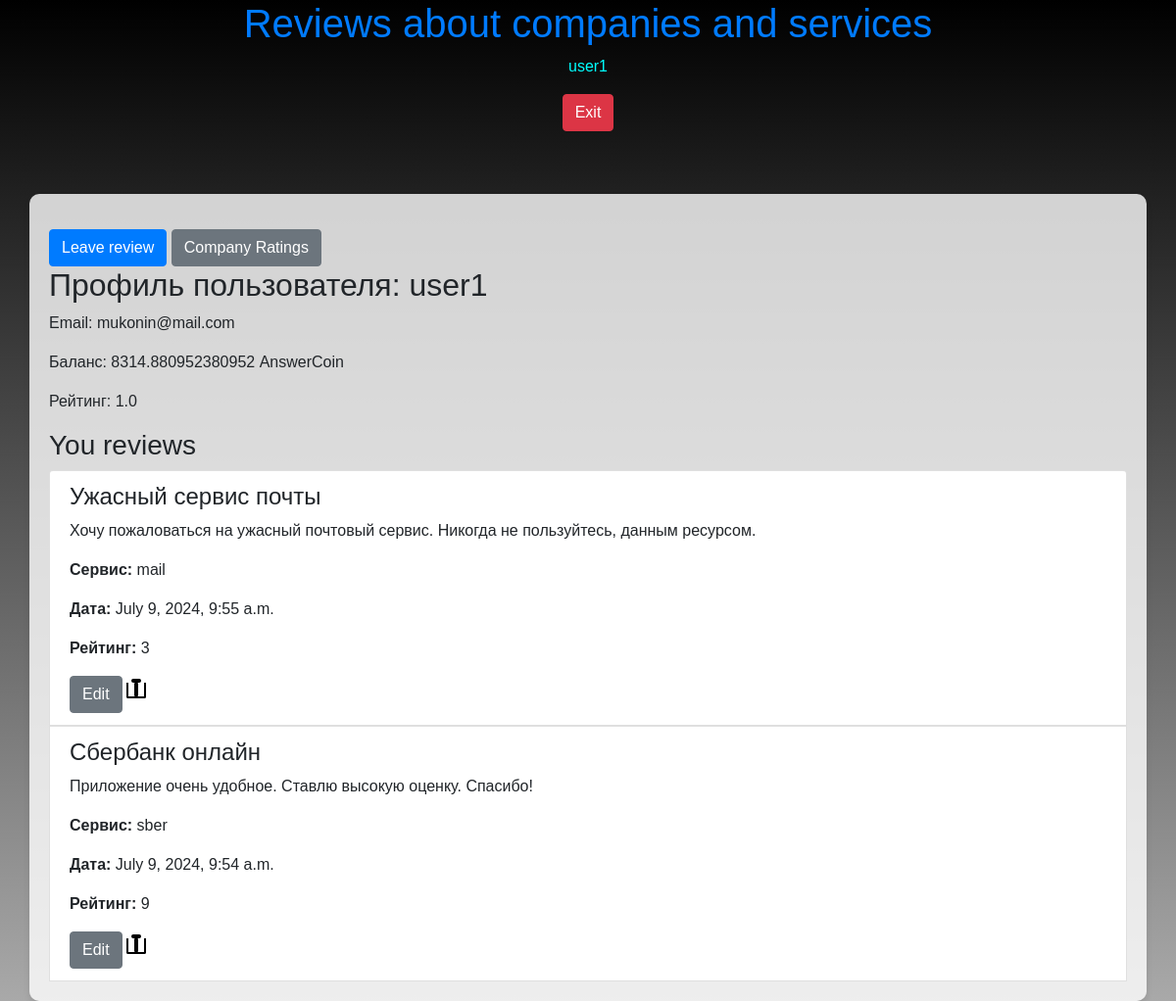
Page /en/profile/user1/ (signed in) on the committed database.
### myapp/models.py (models this page shows, shortened)
class Profile(models.Model):
    user = models.OneToOneField(User, on_delete=models.CASCADE)
    balance = models.FloatField(default=0.0)
    rating = models.FloatField(default=1.0)  # Рейтинг пользователя
    bonus_balance = models.FloatField(default=0.0)  # Бонусный баланс

class Review(models.Model):
    service = models.CharField(max_length=100)
    topic = models.CharField(max_length=200)
    text = models.TextField()
    author = models.ForeignKey(User, on_delete=models.CASCADE)
    timestamp = models.DateTimeField(auto_now_add=True)
    is_anonymous = models.BooleanField(default=False)
    rating = models.IntegerField(default=1)  # Рейтинг от 1 до 10
    company = models.ForeignKey(Company, on_delete=models.CASCADE, related_name='reviews', null=True, blank=True)
    image = models.ImageField(upload_to='review_images/', null=True, blank=True)  # Поле для изображения
    video = models.FileField(upload_to='review_videos/', null=True, blank=True)  # Поле для видео

### myapp/views.py (the view)
# urls.py: path('profile/<str:username>/', views.profile, name='profile'),
@login_required
def profile(request, username):
    user = get_object_or_404(User, username=username)
    if request.user != user and not request.user.is_superuser:
        raise PermissionDenied
    reviews = Review.objects.filter(author=user).order_by('-timestamp')
    return render(request, 'profile.html', {'user': user, 'reviews': reviews})

### templates/profile.html (shortened to what this page needs)
{% extends 'base.html' %}
{% load i18n %}
{% load static %}
{% block content %}
<div class="container mt-5">
    <a href="{% url 'add_review' %}" class="btn btn-primary mt-3">{% trans "Leave review" %}</a>
    <a href="{% url 'company_ratings' %}" class="btn btn-secondary mt-3">{% trans "Company Ratings" %}</a>
    <h2>Профиль пользователя: {{ user.username }}</h2>
    <p>Email: {{ user.email }}</p>
    <p>Баланс: {{ user.profile.balance }} AnswerCoin</p>
    <p>Рейтинг: {{ user.profile.rating }}</p>
    <h3>You reviews</h3>
    <ul class="list-group">
        {% for review in reviews %}
            <li class="list-group-item">
                <h4>{{ review.topic }}</h4>
                <p>{{ review.text }}</p>
                <p><strong>Сервис:</strong> {{ review.service }}</p>
                <p><strong>Дата:</strong> {{ review.timestamp }}</p>
                <p><strong>Рейтинг:</strong> {{ review.rating }}</p>
                <a href="{% url 'edit_review' review.id %}" class="btn btn-secondary">{% trans "Edit" %}</a>
                <div class="trash-can" data-toggle="modal" data-target="#deleteModal{{ review.id }}">
                    <i></i>
                </div>
            </li>
        {% endfor %}
    </ul>
</div>
{% endblock %}

### templates/base.html (shortened to what this page needs)
{% load i18n %}
{% load static %}
<!DOCTYPE html>
<html>
<head>
    <link href="https://stackpath.bootstrapcdn.com/bootstrap/4.5.2/css/bootstrap.min.css" rel="stylesheet">
</head>
<body>
    <header>
        <h1><a href="/">{% trans "Reviews about companies and services" %}</a></h1>
    </header>
    {% if user.is_authenticated %}
        <p><a href="{% url 'profile' user.username %}" class="user-name">{{ user.username }}</a>
            <form class="form-format" method="post" action="{% url 'logout' %}">
                <button type="submit" class="btn btn-danger">{% trans "Exit" %}</button>
            </form>
        </p>
    {% else %}
        <a href="{% url 'login' %}">{% trans "Login" %}</a> |
        <a href="{% url 'register' %}">{% trans "Register" %}</a>
    {% endif %}
    {% block content %}{% endblock %}
</body>
</html>

### templates/base.html (style rules this page uses)
.trash-can { cursor: pointer; width: 20px; height: 20px; position: relative; display: inline-block; }
.trash-can:before, .trash-can:after { content: ""; position: absolute; background-color: black; }
.trash-can:before { top: 0; left: 5px; right: 5px; height: 4px; border-radius: 2px; }
.trash-can:after { top: 4px; bottom: 2px; left: 8px; width: 4px; background-color: black; border-radius: 1px; }
.trash-can i { position: absolute; top: 4px; left: 0; right: 0; height: 16px; border: 2px solid black; border-top: none; border-radius: 0 0 2px 2px; }
body { min-height: 100vh; background: linear-gradient(to bottom, black, darkgray); font-family: 'Poppins', sans-serif; margin: 0; padding: 0; display: flex; flex-direction: column; align-items: center; animation: backgroundFade 115s infinite; }
.container { background-color: rgba(255, 255, 255, 0.8); padding: 20px; border-radius: 10px; box-shadow: 0 4px 6px rgba(0, 0, 0, 0.1); }
.user-name { color: #00ffff; }

### rows in the picture
Review: topic "Ужасный сервис почты", text "Хочу пожаловаться на ужасный почтовый сервис. Никогда не пользуйтесь, данным ресурсом.", service "mail", timestamp "July 9, 2024, 9:55 a.m.", rating "3"
Review: topic "Сбербанк онлайн", text "Приложение очень удобное. Ставлю высокую оценку. Спасибо!", service "sber", timestamp "July 9, 2024, 9:54 a.m.", rating "9"

### other values in the picture
{{ user.username }} "user1"
{{ user.email }} "mukonin@mail.com"
{{ user.profile.balance }} "8314.880952380952"
{{ user.profile.rating }} "1.0"
